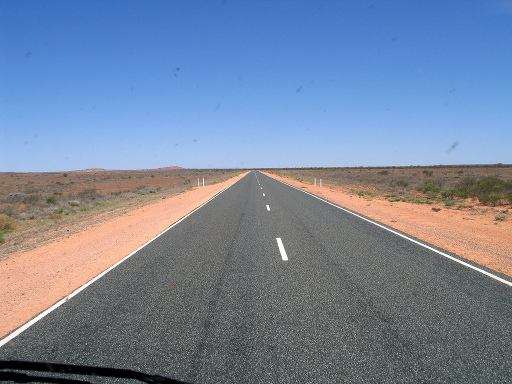
#> input picture hw2/data/img02.jpg, 512 x 384 px, given in place of organized-0.jpg, which was not available
$ python run_motion.py   (older library calls are emulated)
#> lines starting #> are read from the running program, lines starting #| are printed output that depends on the picture; pictures that were not available may be replaced by others from this repository, and a replacement may not be noted
import os
import numpy as np
import cv2
from scipy.interpolate import RectBivariateSpline
from skimage.filters import apply_hysteresis_threshold

IS_DEBUG = True

p = np.zeros(6)

def lucas_kanade_affine(img1, img2, p, Gx, Gy):
    '''
    TODO
    1. Warp I with W(x;p) to I(W(x;p))
    2. compute error image T(x)-I(W(x;p))
    3. Warp gradient of I to compute grad(I)
    4. Evaluate Jacobian dW/dp
    5. compute Hessian H
    6. compute dp
    dp = inv(hessian) * sigma_term
    :param img1: I(t)
    :param img2: I(t+1)
    :param p:
    :param Gx: Ix
    :param Gy: Iy
    :return dp:
    '''
    ### START CODE HERE ###
    # [Caution] From now on, you can only use numpy and
    # RectBivariateSpline. Never use OpenCV.

    # img1 : T(x),  img2 : I(W(x;p))
    # In this case, the image shape is like this ~ (318, 636).
    h1, w1 = img1.shape
    h2, w2 = img2.shape

    # subsampling(version 1. entire img)
    y_flats = np.repeat(range(h1), w1)
    x_flats = np.tile(range(w1), h1)
    yx_flats = np.concatenate((y_flats.reshape(-1, 1), x_flats.reshape(-1, 1)), axis=1)

    # compute hessian
    G_max = 128

    def compute_hessian_element(yx_flat):
        y, x = yx_flat
        gradI = np.array([Gx[y, x], Gy[y, x]])/G_max
        jacobian = np.array([[x, 0, y, 0, 1, 0], [0, x, 0, y, 0, 1]])
        gradI_jacobian = np.asarray([gradI.dot(jacobian)])
        return (gradI_jacobian.T).dot(gradI_jacobian)

    # hessian (6X6)
    hessian = np.sum(np.apply_along_axis(compute_hessian_element, 1, yx_flats), axis=0)
    # interpolate the img2
    img2_smooth = RectBivariateSpline(np.arange(h2), np.arange(w2), img2)

    def sigma_term_element(yx_flat):
        # gradI * jacobian
        y, x = yx_flat
        gradI = np.array([Gx[y, x], Gy[y, x]]) / G_max
        jacobian = np.array([[x, 0, y, 0, 1, 0], [0, x, 0, y, 0, 1]])
        gradI_jacobian = np.asarray([gradI.dot(jacobian)])

        # T(x)
        t_x = img1[y, x]

        # I(W(x;p))
        p1, p2, p3, p4, p5, p6 = p
        w_xp = np.asarray([p2*x+(1+p4)*y+p6,(1+p1)*x+p3*y+p5])
        img2_w_xp = img2_smooth(w_xp[0],w_xp[1])[0,0]

        return (gradI_jacobian.T).dot(t_x-img2_w_xp)

    sigma_term = np.sum(np.apply_along_axis(sigma_term_element, 1, yx_flats), axis=0)

    dp = np.linalg.inv(hessian).dot(sigma_term).reshape(6)
    ### END CODE HERE ###
    return dp

def subtract_dominant_motion(img1, img2):
    global p

    Gx = cv2.Sobel(I, cv2.CV_64F, 1, 0, ksize=5)
    Gy = cv2.Sobel(I, cv2.CV_64F, 0, 1, ksize=5)

    ### START CODE HERE ###
    # [Caution] From now on, you can only use numpy and
    # RectBivariateSpline. Never use OpenCV.

    h1, w1 = img1.shape
    h2, w2 = img2.shape

    moving_image = np.zeros_like(img2)
    img1_smooth = RectBivariateSpline(np.arange(h1), np.arange(w1), img1)

    # subsampling(version 1. entire img)
    y_flats = np.repeat(range(h1), w1)
    x_flats = np.tile(range(w1), h1)
    yx_flats = np.concatenate((y_flats.reshape(-1, 1), x_flats.reshape(-1, 1)), axis=1)

    dp = lucas_kanade_affine(img1, img2, p, Gx, Gy)
    p += dp

    def subtract_dominant_motion_element(yx_flat):
        y, x = yx_flat
        p1, p2, p3, p4, p5, p6 = p

        # t is transition matrix
        t = np.asarray([[1 + p1, p3, p5], [p2, 1 + p4, p6], [0, 0, 1]])
        t_inv = np.linalg.inv(t)
        w_xp_inv = np.asarray([t_inv[1, 0]*x + t_inv[1, 1]*y + t_inv[1, 2],
                               t_inv[0, 0]*x + t_inv[0, 1]*y + t_inv[0, 2]])

        # subtract
        moving_image[y, x] = np.abs(img2[y, x] - img1_smooth(w_xp_inv[0], w_xp_inv[1])[0, 0]).astype(np.uint8)

    np.apply_along_axis(subtract_dominant_motion_element, 1, yx_flats)

    th_hi = 0.2 * 256  # you can modify this
    th_lo = 0.15 * 256  # you can modify this
    ### END CODE HERE ###

    hyst = apply_hysteresis_threshold(moving_image, th_lo, th_hi)
    return hyst

if __name__ == "__main__":
    # colab mode
    # data_dir = '/content/drive/MyDrive/2021-2/컴퓨터비전/HW/HW4/data'
    # video_path = '/content/drive/MyDrive/2021-2/컴퓨터비전/HW/HW4/motion1.mp4'
    # local mode
    data_dir = 'data'
    video_path = 'motion.mp4'
    fourcc = cv2.VideoWriter_fourcc(*'mp4v')
    out = cv2.VideoWriter(video_path, fourcc, 150/20, (636, 318))
    tmp_path = os.path.join(data_dir, "organized-{}.jpg".format(0))
    T = cv2.cvtColor(cv2.imread(tmp_path), cv2.COLOR_BGR2GRAY)
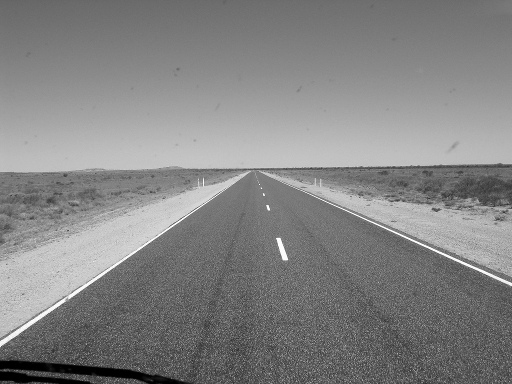
#> T: shape (384, 512); min 0, max 255, mean 131.5
    # real loop
    for i in range(0, 50):
    # test loop
    # for i in range(0, 3):
        if IS_DEBUG:
            print(f'img #{i} is running :)')
        img_path = os.path.join(data_dir, "organized-{}.jpg".format(i))
        I = cv2.cvtColor(cv2.imread(img_path), cv2.COLOR_BGR2GRAY)
        clone = I.copy()
        moving_img = subtract_dominant_motion(T, I)
#> in subtract_dominant_motion, `Gx = cv2.Sobel(I, cv2.CV_64F, 1, 0, ksize=5)`:
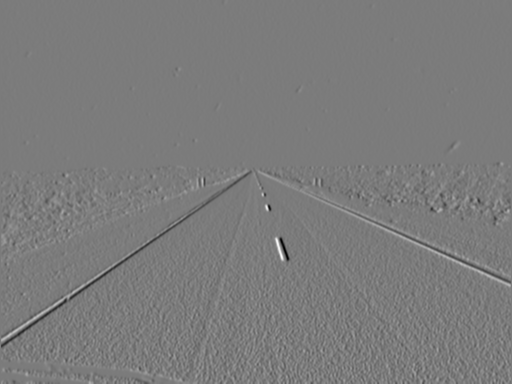
#> Gx: shape (384, 512) float64; min -6362, max 6739, mean -2.5; drawn with min black and max white
#> in subtract_dominant_motion, `Gy = cv2.Sobel(I, cv2.CV_64F, 0, 1, ksize=5)`:
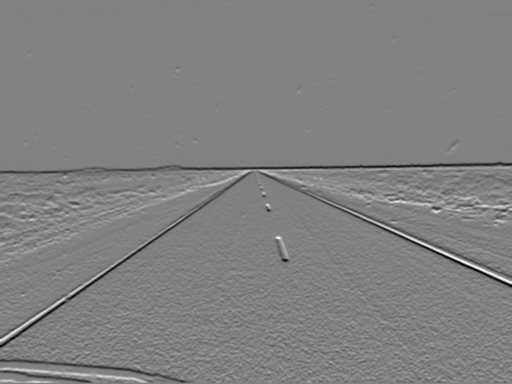
#> Gy: shape (384, 512) float64; min -6665, max 6490, mean -12.1; drawn with min black and max white
#> in sigma_term_element, `img2_w_xp = img2_smooth(w_xp[0],w_xp[1])[0,0]`: img2_w_xp = 101
#> in lucas_kanade_affine, `sigma_term = np.sum(np.apply_along_axis(sigma_term_element, 1, yx_flat..`: sigma_term = [2.58e-08, 9.04e-08, 3.91e-08, 7.46e-08, 1.23e-10, 3.05e-10]
#> in lucas_kanade_affine, `dp = np.linalg.inv(hessian).dot(sigma_term).reshape(6)`: dp = [2.12e-19, 1.78e-19, 7.18e-19, 4.34e-20, -1.7e-16, 1.84e-18]
#> in subtract_dominant_motion, `p += dp`: p has the same summary as dp in lucas_kanade_affine
#> in subtract_dominant_motion_element, `p1, p2, p3, p4, p5, p6 = p`: p1 = 2.12e-19; p2 = 1.78e-19; p3 = 7.18e-19; p4 = 4.34e-20; p5 = -1.7e-16; p6 = 1.84e-18
#> in subtract_dominant_motion_element, `t = np.asarray([[1 + p1, p3, p5], [p2, 1 + p4, p6], [0, 0, 1]])`: t = [[1, 7.18e-19, -1.7e-16], [1.78e-19, 1, 1.84e-18], [0, 0, 1]]
#> in subtract_dominant_motion_element, `t_inv = np.linalg.inv(t)`: t_inv = [[1, -7.18e-19, 1.7e-16], [-1.78e-19, 1, -1.84e-18], [0, 0, 1]]
#> in subtract_dominant_motion_element, `w_xp_inv = np.asarray([t_inv[1, 0]*x + t_inv[1, 1]*y + t_inv[1, 2], t_..`: w_xp_inv = [-1.84e-18, 1.7e-16]
#> in subtract_dominant_motion_element, `moving_image[y, x] = np.abs(img2[y, x] - img1_smooth(w_xp_inv[0], w_xp..`: moving_image: shape (384, 512); every value is 0
        clone = cv2.cvtColor(clone, cv2.COLOR_GRAY2BGR)
#> (the run stopped early here; a loop or call above may not have finished)
